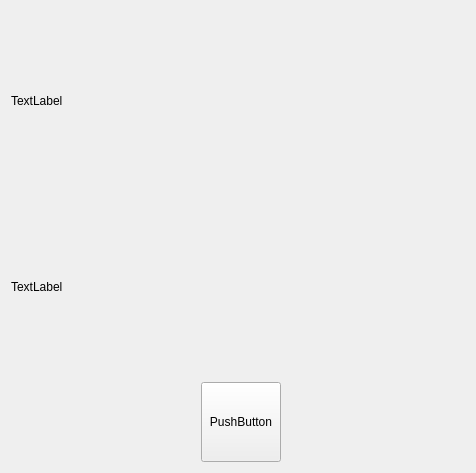
<?xml version="1.0" encoding="UTF-8"?>
<ui version="4.0">
 <class>Widget</class>
 <widget class="QWidget" name="Widget">
  <property name="geometry">
   <rect>
    <x>0</x>
    <y>0</y>
    <width>476</width>
    <height>473</height>
   </rect>
  </property>
  <property name="windowTitle">
   <string>Widget</string>
  </property>
  <layout class="QGridLayout" name="gridLayout">
   <item row="0" column="0" colspan="2">
    <widget class="QLabel" name="label">
     <property name="text">
      <string>TextLabel</string>
     </property>
    </widget>
   </item>
   <item row="2" column="0">
    <spacer name="horizontalSpacer_2">
     <property name="orientation">
      <enum>Qt::Horizontal</enum>
     </property>
     <property name="sizeHint" stdset="0">
      <size>
       <width>183</width>
       <height>20</height>
      </size>
     </property>
    </spacer>
   </item>
   <item row="2" column="1">
    <widget class="QPushButton" name="pushButton">
     <property name="minimumSize">
      <size>
       <width>0</width>
       <height>80</height>
      </size>
     </property>
     <property name="text">
      <string>PushButton</string>
     </property>
    </widget>
   </item>
   <item row="1" column="0" colspan="2">
    <widget class="QLabel" name="label_2">
     <property name="text">
      <string>TextLabel</string>
     </property>
    </widget>
   </item>
   <item row="2" column="2">
    <spacer name="horizontalSpacer_3">
     <property name="orientation">
      <enum>Qt::Horizontal</enum>
     </property>
     <property name="sizeHint" stdset="0">
      <size>
       <width>182</width>
       <height>20</height>
      </size>
     </property>
    </spacer>
   </item>
  </layout>
 </widget>
 <resources/>
 <connections/>
</ui>
